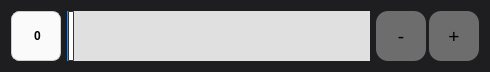
<?xml version="1.0" encoding="UTF-8"?>
<ui version="4.0">
 <class>MyScroller_Horiz</class>
 <widget class="QWidget" name="MyScroller_Horiz">
  <property name="geometry">
   <rect>
    <x>0</x>
    <y>0</y>
    <width>490</width>
    <height>72</height>
   </rect>
  </property>
  <property name="windowTitle">
   <string>Form</string>
  </property>
  <property name="styleSheet">
   <string notr="true">background-color: #1E1E20;</string>
  </property>
  <layout class="QGridLayout" name="gridLayout">
   <item row="0" column="0">
    <layout class="QHBoxLayout" name="horizontalLayout_2">
     <property name="spacing">
      <number>6</number>
     </property>
     <item>
      <widget class="QLabel" name="value_label">
       <property name="minimumSize">
        <size>
         <width>50</width>
         <height>50</height>
        </size>
       </property>
       <property name="maximumSize">
        <size>
         <width>50</width>
         <height>50</height>
        </size>
       </property>
       <property name="styleSheet">
        <string notr="true">QLabel#value_label {
    /* 核心外观 */
    background-color: #FAFAFA;
    color: black;             /* 深灰色文字 */
    font-family: &quot;Segoe UI&quot;, &quot;Helvetica&quot;, sans-serif;
    font-weight: bold;

    /* 边框和圆角 */
    border: 1px solid #CCCCCC;  /* 细微的边框 */
    border-radius: 8px;         /* 柔和的圆角 */
    
    /* 阴影效果 (可选，但推荐，模拟深度) */
    box-shadow: 0 4px 6px rgba(0, 0, 0, 0.1); 
    
    /* 居中显示 */
    qproperty-alignment: AlignCenter; 
}</string>
       </property>
       <property name="text">
        <string>&lt;html&gt;&lt;head/&gt;&lt;body&gt;&lt;p align=&quot;center&quot;&gt;&lt;span style=&quot; font-weight:700;&quot;&gt;0&lt;/span&gt;&lt;/p&gt;&lt;/body&gt;&lt;/html&gt;</string>
       </property>
      </widget>
     </item>
     <item>
      <widget class="QSlider" name="horizontalSlider">
       <property name="minimumSize">
        <size>
         <width>50</width>
         <height>50</height>
        </size>
       </property>
       <property name="maximumSize">
        <size>
         <width>16777215</width>
         <height>50</height>
        </size>
       </property>
       <property name="styleSheet">
        <string notr="true">QSlider {
    /* 1. 消除外边距，让滑条占据整个控件区域 */
    padding: 0px;
    margin: 0px;
}

QSlider::groove:horizontal {
    /* 2. 滑槽厚度与控件高度一致 */
    height: 50px;
    
    /* 3. 设置未填充区域的背景色（即矩形右侧的颜色） */
    background: #D8D8D8; /* 浅灰色 */
    
    /* 4. 消除边框，使其看起来像一个纯矩形 */
    border: 1px solid #C0C0C0; 
    
    /* 5. 消除圆角 */
    border-radius: 0px; 
}

QSlider::sub-page:horizontal {
    /* 6. 设置已填充区域的背景色（即矩形左侧的颜色） */
    background: #1E90FF; /* 亮蓝色 */
    
    /* 7. 确保 sub-page 同样是直角 */
    border-radius: 0px;
}

QSlider::add-page:horizontal {
    /* 8. 确保 add-page 继承 groove 的样式（即未填充区域的颜色） */
    background: #E0E0E0;
    border-radius: 0px;
}

QSlider::handle:horizontal {
    /* 9. 将滑块设计成一个不破坏矩形线条的细长竖线 */
    
    /* 宽度：非常细的线 */
    width: 4px; 
    
    /* 高度：与滑槽高度相同，实现垂直对齐 */
    height: 50px; 
    
    /* 消除 handle 的默认突出边距，使它完全对齐滑槽上下边缘 */
    margin: 0px 0px 0px 0px; 
    
    /* 颜色：设置一个可见色，作为拖动标记 */
    background: white; 
    
    /* 边框：稍微增加一点区分度 */
    border: 1px solid #333333; 
    border-radius: 1px;
}

QSlider::handle:horizontal:hover {
    /* 10. 悬停时增加阴影或高亮 */
    background: #FFFFFF;
    border: 1px solid #1E90FF;
}</string>
       </property>
       <property name="orientation">
        <enum>Qt::Orientation::Horizontal</enum>
       </property>
      </widget>
     </item>
     <item>
      <layout class="QHBoxLayout" name="horizontalLayout">
       <property name="spacing">
        <number>3</number>
       </property>
       <property name="rightMargin">
        <number>0</number>
       </property>
       <item>
        <widget class="QPushButton" name="pushButton_dowm">
         <property name="minimumSize">
          <size>
           <width>50</width>
           <height>50</height>
          </size>
         </property>
         <property name="maximumSize">
          <size>
           <width>50</width>
           <height>50</height>
          </size>
         </property>
         <property name="styleSheet">
          <string notr="true">QPushButton {
    /* 核心外观 */
    background-color: #6D6D6D;    /* 默认背景色：深蓝色 */
    color: black;                 /* 白色文字 */
    font-family: &quot;Segoe UI&quot;, sans-serif;
    font-size: 14pt;
    border: none;                 /* 移除边框，扁平化 */
    border-radius: 12px;          /* 大圆角，更适合触控 */

    /* 柔和过渡，增强交互体验 */
    transition: all 0.2s ease-out; 
}</string>
         </property>
         <property name="text">
          <string>-</string>
         </property>
        </widget>
       </item>
       <item>
        <widget class="QPushButton" name="pushButton_up">
         <property name="minimumSize">
          <size>
           <width>50</width>
           <height>50</height>
          </size>
         </property>
         <property name="maximumSize">
          <size>
           <width>50</width>
           <height>50</height>
          </size>
         </property>
         <property name="styleSheet">
          <string notr="true">QPushButton {
    /* 核心外观 */
    background-color: #6D6D6D;    /* 默认背景色：深蓝色 */
    color: black;                 /* 白色文字 */
    font-family: &quot;Segoe UI&quot;, sans-serif;
    font-size: 14pt;
    border: none;                 /* 移除边框，扁平化 */
    border-radius: 12px;          /* 大圆角，更适合触控 */

    /* 柔和过渡，增强交互体验 */
    transition: all 0.2s ease-out; 
}</string>
         </property>
         <property name="text">
          <string>+</string>
         </property>
        </widget>
       </item>
      </layout>
     </item>
    </layout>
   </item>
  </layout>
 </widget>
 <resources/>
 <connections/>
</ui>
